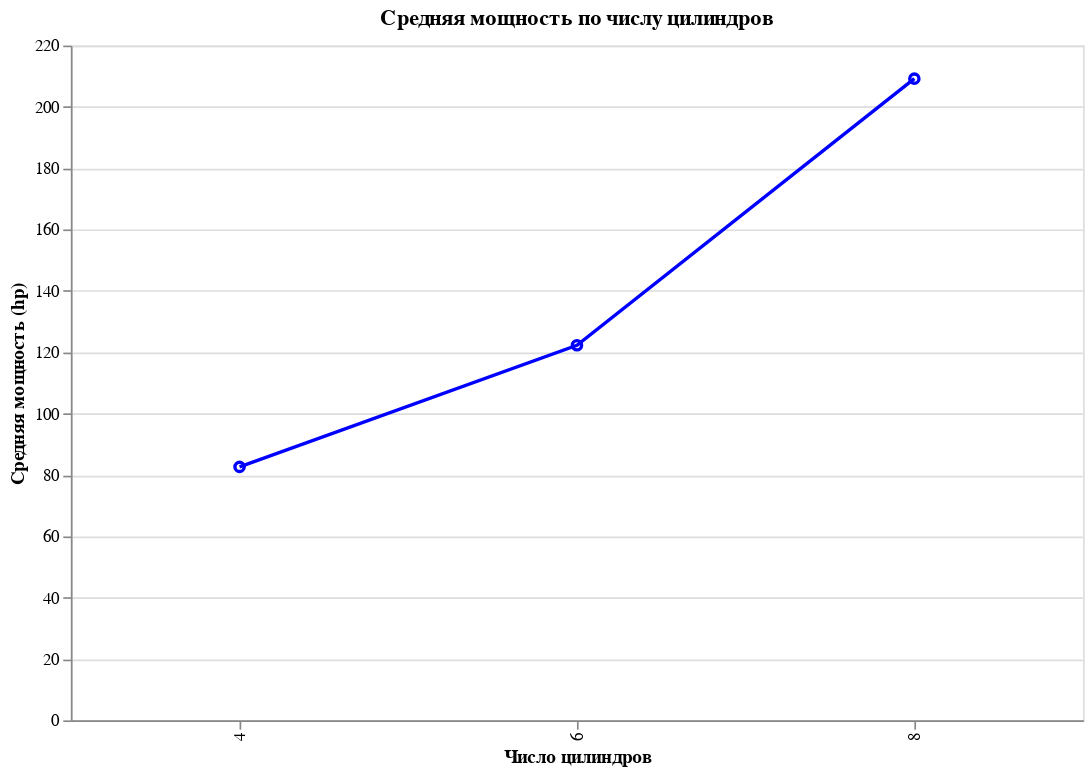

Write notebook code for a chart like this one.
### Code cell
alt.Chart(df).encode(
    x=alt.X('cyl:O', title='Число цилиндров'),
    y=alt.Y('mean(hp):Q', title='Средняя мощность (hp)')
).mark_line(color='blue').properties(
    title='Средняя мощность по числу цилиндров',
    width=600,
    height=400
) + \
   alt.Chart(df).encode(
       x=alt.X('cyl:O'),
       y=alt.Y('mean(hp):Q')
   ).mark_point(color='blue')

### Figure 1 — Vega-Lite specification as saved in the notebook (floating-point values rounded to 4 significant figures)
{"config": {"view": {"continuousWidth": 400, "continuousHeight": 300}}, "layer": [{"mark": {"type": "line", "color": "blue"}, "encoding": {"x": {"field": "cyl", "title": "Число цилиндров", "type": "ordinal"}, "y": {"aggregate": "mean", "field": "hp", "title": "Средняя мощность (hp)", "type": "quantitative"}}, "height": 400, "title": "Средняя мощность по числу цилиндров", "width": 600}, {"mark": {"type": "point", "color": "blue"}, "encoding": {"x": {"field": "cyl", "type": "ordinal"}, "y": {"aggregate": "mean", "field": "hp", "type": "quantitative"}}}], "data": {"name": "data-3b74de0d2593e2731821517052888931"}, "$schema": "https://vega.github.io/schema/vega-lite/v4.17.0.json", "datasets": {"data-3b74de0d2593e2731821517052888931": [{"model": "Mazda RX4", "mpg": 21.0, "cyl": 6, "disp": 160.0, "hp": 110, "drat": 3.9, "wt": 2.62, "qsec": 16.46, "vs": 0, "am": 1, "gear": 4, "carb": 4}, {"model": "Mazda RX4 Wag", "mpg": 21.0, "cyl": 6, "disp": 160.0, "hp": 110, "drat": 3.9, "wt": 2.875, "qsec": 17.02, "vs": 0, "am": 1, "gear": 4, "carb": 4}, {"model": "Datsun 710", "mpg": 22.8, "cyl": 4, "disp": 108.0, "hp": 93, "drat": 3.85, "wt": 2.32, "qsec": 18.61, "vs": 1, "am": 1, "gear": 4, "carb": 1}, {"model": "Hornet 4 Drive", "mpg": 21.4, "cyl": 6, "disp": 258.0, "hp": 110, "drat": 3.08, "wt": 3.215, "qsec": 19.44, "vs": 1, "am": 0, "gear": 3, "carb": 1}, {"model": "Hornet Sportabout", "mpg": 18.7, "cyl": 8, "disp": 360.0, "hp": 175, "drat": 3.15, "wt": 3.44, "qsec": 17.02, "vs": 0, "am": 0, "gear": 3, "carb": 2}, {"model": "Valiant", "mpg": 18.1, "cyl": 6, "disp": 225.0, "hp": 105, "drat": 2.76, "wt": 3.46, "qsec": 20.22, "vs": 1, "am": 0, "gear": 3, "carb": 1}, {"model": "Duster 360", "mpg": 14.3, "cyl": 8, "disp": 360.0, "hp": 245, "drat": 3.21, "wt": 3.57, "qsec": 15.84, "vs": 0, "am": 0, "gear": 3, "carb": 4}, {"model": "Merc 240D", "mpg": 24.4, "cyl": 4, "disp": 146.7, "hp": 62, "drat": 3.69, "wt": 3.19, "qsec": 20.0, "vs": 1, "am": 0, "gear": 4, "carb": 2}, {"model": "Merc 230", "mpg": 22.8, "cyl": 4, "disp": 140.8, "hp": 95, "drat": 3.92, "wt": 3.15, "qsec": 22.9, "vs": 1, "am": 0, "gear": 4, "carb": 2}, {"model": "Merc 280", "mpg": 19.2, "cyl": 6, "disp": 167.6, "hp": 123, "drat": 3.92, "wt": 3.44, "qsec": 18.3, "vs": 1, "am": 0, "gear": 4, "carb": 4}, {"model": "Merc 280C", "mpg": 17.8, "cyl": 6, "disp": 167.6, "hp": 123, "drat": 3.92, "wt": 3.44, "qsec": 18.9, "vs": 1, "am": 0, "gear": 4, "carb": 4}, {"model": "Merc 450SE", "mpg": 16.4, "cyl": 8, "disp": 275.8, "hp": 180, "drat": 3.07, "wt": 4.07, "qsec": 17.4, "vs": 0, "am": 0, "gear": 3, "carb": 3}, {"model": "Merc 450SL", "mpg": 17.3, "cyl": 8, "disp": 275.8, "hp": 180, "drat": 3.07, "wt": 3.73, "qsec": 17.6, "vs": 0, "am": 0, "gear": 3, "carb": 3}, {"model": "Merc 450SLC", "mpg": 15.2, "cyl": 8, "disp": 275.8, "hp": 180, "drat": 3.07, "wt": 3.78, "qsec": 18.0, "vs": 0, "am": 0, "gear": 3, "carb": 3}, {"model": "Cadillac Fleetwood", "mpg": 10.4, "cyl": 8, "disp": 472.0, "hp": 205, "drat": 2.93, "wt": 5.25, "qsec": 17.98, "vs": 0, "am": 0, "gear": 3, "carb": 4}, {"model": "Lincoln Continental", "mpg": 10.4, "cyl": 8, "disp": 460.0, "hp": 215, "drat": 3.0, "wt": 5.424, "qsec": 17.82, "vs": 0, "am": 0, "gear": 3, "carb": 4}, {"model": "Chrysler Imperial", "mpg": 14.7, "cyl": 8, "disp": 440.0, "hp": 230, "drat": 3.23, "wt": 5.345, "qsec": 17.42, "vs": 0, "am": 0, "gear": 3, "carb": 4}, {"model": "Fiat 128", "mpg": 32.4, "cyl": 4, "disp": 78.7, "hp": 66, "drat": 4.08, "wt": 2.2, "qsec": 19.47, "vs": 1, "am": 1, "gear": 4, "carb": 1}, {"model": "Honda Civic", "mpg": 30.4, "cyl": 4, "disp": 75.7, "hp": 52, "drat": 4.93, "wt": 1.615, "qsec": 18.52, "vs": 1, "am": 1, "gear": 4, "carb": 2}, {"model": "Toyota Corolla", "mpg": 33.9, "cyl": 4, "disp": 71.1, "hp": 65, "drat": 4.22, "wt": 1.835, "qsec": 19.9, "vs": 1, "am": 1, "gear": 4, "carb": 1}, {"model": "Toyota Corona", "mpg": 21.5, "cyl": 4, "disp": 120.1, "hp": 97, "drat": 3.7, "wt": 2.465, "qsec": 20.01, "vs": 1, "am": 0, "gear": 3, "carb": 1}, {"model": "Dodge Challenger", "mpg": 15.5, "cyl": 8, "disp": 318.0, "hp": 150, "drat": 2.76, "wt": 3.52, "qsec": 16.87, "vs": 0, "am": 0, "gear": 3, "carb": 2}, {"model": "AMC Javelin", "mpg": 15.2, "cyl": 8, "disp": 304.0, "hp": 150, "drat": 3.15, "wt": 3.435, "qsec": 17.3, "vs": 0, "am": 0, "gear": 3, "carb": 2}, {"model": "Camaro Z28", "mpg": 13.3, "cyl": 8, "disp": 350.0, "hp": 245, "drat": 3.73, "wt": 3.84, "qsec": 15.41, "vs": 0, "am": 0, "gear": 3, "carb": 4}, {"model": "Pontiac Firebird", "mpg": 19.2, "cyl": 8, "disp": 400.0, "hp": 175, "drat": 3.08, "wt": 3.845, "qsec": 17.05, "vs": 0, "am": 0, "gear": 3, "carb": 2}, {"model": "Fiat X1-9", "mpg": 27.3, "cyl": 4, "disp": 79.0, "hp": 66, "drat": 4.08, "wt": 1.935, "qsec": 18.9, "vs": 1, "am": 1, "gear": 4, "carb": 1}, {"model": "Porsche 914-2", "mpg": 26.0, "cyl": 4, "disp": 120.3, "hp": 91, "drat": 4.43, "wt": 2.14, "qsec": 16.7, "vs": 0, "am": 1, "gear": 5, "carb": 2}, {"model": "Lotus Europa", "mpg": 30.4, "cyl": 4, "disp": 95.1, "hp": 113, "drat": 3.77, "wt": 1.513, "qsec": 16.9, "vs": 1, "am": 1, "gear": 5, "carb": 2}, {"model": "Ford Pantera L", "mpg": 15.8, "cyl": 8, "disp": 351.0, "hp": 264, "drat": 4.22, "wt": 3.17, "qsec": 14.5, "vs": 0, "am": 1, "gear": 5, "carb": 4}, {"model": "Ferrari Dino", "mpg": 19.7, "cyl": 6, "disp": 145.0, "hp": 175, "drat": 3.62, "wt": 2.77, "qsec": 15.5, "vs": 0, "am": 1, "gear": 5, "carb": 6}, {"model": "Maserati Bora", "mpg": 15.0, "cyl": 8, "disp": 301.0, "hp": 335, "drat": 3.54, "wt": 3.57, "qsec": 14.6, "vs": 0, "am": 1, "gear": 5, "carb": 8}, {"model": "Volvo 142E", "mpg": 21.4, "cyl": 4, "disp": 121.0, "hp": 109, "drat": 4.11, "wt": 2.78, "qsec": 18.6, "vs": 1, "am": 1, "gear": 4, "carb": 2}]}}
